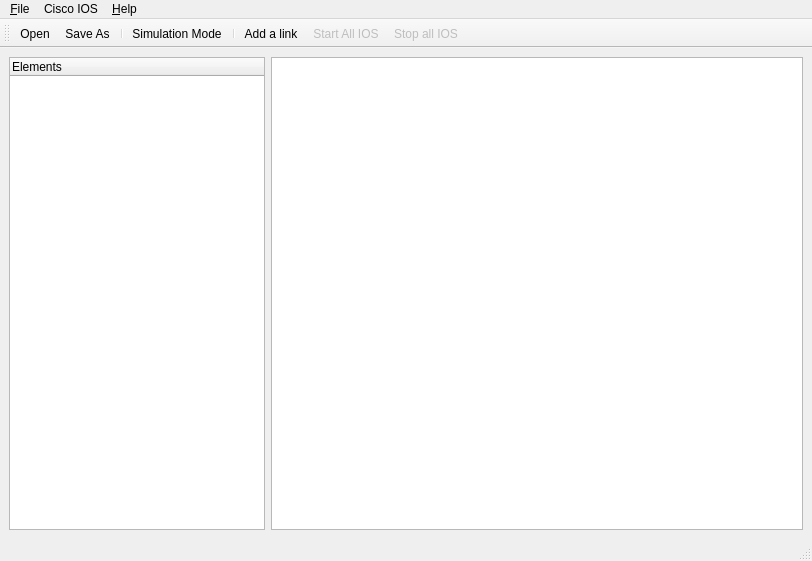
<ui version="4.0" >
 <class>MainWindow</class>
 <widget class="QMainWindow" name="MainWindow" >
  <property name="geometry" >
   <rect>
    <x>0</x>
    <y>0</y>
    <width>812</width>
    <height>561</height>
   </rect>
  </property>
  <property name="windowTitle" >
   <string>gns-3</string>
  </property>
  <widget class="QWidget" name="centralwidget" >
   <layout class="QHBoxLayout" >
    <property name="margin" >
     <number>9</number>
    </property>
    <property name="spacing" >
     <number>6</number>
    </property>
    <item>
     <widget class="QTreeWidgetCustom" name="treeWidget" >
      <property name="sizePolicy" >
       <sizepolicy>
        <hsizetype>0</hsizetype>
        <vsizetype>7</vsizetype>
        <horstretch>0</horstretch>
        <verstretch>0</verstretch>
       </sizepolicy>
      </property>
      <property name="editTriggers" >
       <set>QAbstractItemView::DoubleClicked|QAbstractItemView::EditKeyPressed|QAbstractItemView::NoEditTriggers</set>
      </property>
      <property name="dragEnabled" >
       <bool>true</bool>
      </property>
      <property name="iconSize" >
       <size>
        <width>24</width>
        <height>24</height>
       </size>
      </property>
      <property name="rootIsDecorated" >
       <bool>false</bool>
      </property>
      <column>
       <property name="text" >
        <string>Elements</string>
       </property>
      </column>
     </widget>
    </item>
    <item>
     <widget class="QGraphicsViewCustom" name="graphicsView" />
    </item>
   </layout>
  </widget>
  <widget class="QMenuBar" name="menubar" >
   <property name="geometry" >
    <rect>
     <x>0</x>
     <y>0</y>
     <width>812</width>
     <height>25</height>
    </rect>
   </property>
   <widget class="QMenu" name="menu_About" >
    <property name="title" >
     <string>&amp;Help</string>
    </property>
    <addaction name="action_OnlineHelp" />
    <addaction name="action_About" />
   </widget>
   <widget class="QMenu" name="menu_File" >
    <property name="title" >
     <string>&amp;File</string>
    </property>
    <addaction name="action_Open" />
    <addaction name="action_Save" />
    <addaction name="separator" />
    <addaction name="action_Import" />
    <addaction name="action_Export" />
    <addaction name="separator" />
    <addaction name="action_Quit" />
   </widget>
   <widget class="QMenu" name="menuIOS" >
    <property name="title" >
     <string>Cisco IOS</string>
    </property>
    <addaction name="action_IOS_images" />
   </widget>
   <addaction name="menu_File" />
   <addaction name="menuIOS" />
   <addaction name="menu_About" />
  </widget>
  <widget class="QStatusBar" name="statusbar" />
  <widget class="QToolBar" name="toolBar" >
   <property name="orientation" >
    <enum>Qt::Horizontal</enum>
   </property>
   <attribute name="toolBarArea" >
    <number>4</number>
   </attribute>
   <addaction name="action_Open" />
   <addaction name="action_Save" />
   <addaction name="separator" />
   <addaction name="action_SwitchMode" />
   <addaction name="separator" />
   <addaction name="action_Add_link" />
   <addaction name="action_StartAll" />
   <addaction name="action_StopAll" />
  </widget>
  <action name="action_About" >
   <property name="text" >
    <string>&amp;About</string>
   </property>
  </action>
  <action name="action_Quit" >
   <property name="text" >
    <string>&amp;Quit</string>
   </property>
   <property name="statusTip" >
    <string/>
   </property>
   <property name="shortcut" >
    <string>Ctrl+Q</string>
   </property>
  </action>
  <action name="action_Open" >
   <property name="icon" >
    <iconset resource="../svg/svg_resources.qrc" >:/icons/open.svg</iconset>
   </property>
   <property name="text" >
    <string>&amp;Open</string>
   </property>
  </action>
  <action name="action_Save" >
   <property name="icon" >
    <iconset resource="../svg/svg_resources.qrc" >:/icons/save-as.svg</iconset>
   </property>
   <property name="text" >
    <string>&amp;Save As</string>
   </property>
  </action>
  <action name="action_Add_link" >
   <property name="checkable" >
    <bool>true</bool>
   </property>
   <property name="icon" >
    <iconset resource="../svg/svg_resources.qrc" >:/icons/connection.svg</iconset>
   </property>
   <property name="text" >
    <string>Add a link</string>
   </property>
   <property name="iconText" >
    <string>Add a link</string>
   </property>
   <property name="toolTip" >
    <string>Add a link</string>
   </property>
  </action>
  <action name="action_SwitchMode" >
   <property name="icon" >
    <iconset resource="../svg/svg_resources.qrc" >:/icons/view-refresh.svg</iconset>
   </property>
   <property name="text" >
    <string>Simulation Mode</string>
   </property>
  </action>
  <action name="action_IOS_images" >
   <property name="text" >
    <string>IOS images</string>
   </property>
  </action>
  <action name="action_OnlineHelp" >
   <property name="text" >
    <string>&amp;Online Help</string>
   </property>
  </action>
  <action name="action_Import" >
   <property name="icon" >
    <iconset resource="../svg/svg_resources.qrc" >:/icons/edit-redo.svg</iconset>
   </property>
   <property name="text" >
    <string>&amp;Import</string>
   </property>
  </action>
  <action name="action_Export" >
   <property name="icon" >
    <iconset resource="../svg/svg_resources.qrc" >:/icons/edit-undo.svg</iconset>
   </property>
   <property name="text" >
    <string>&amp;Export</string>
   </property>
  </action>
  <action name="action_StartAll" >
   <property name="enabled" >
    <bool>false</bool>
   </property>
   <property name="icon" >
    <iconset resource="../svg/svg_resources.qrc" >:/icons/start_metal.svg</iconset>
   </property>
   <property name="text" >
    <string>Start All IOS</string>
   </property>
  </action>
  <action name="action_StopAll" >
   <property name="enabled" >
    <bool>false</bool>
   </property>
   <property name="icon" >
    <iconset resource="../svg/svg_resources.qrc" >:/icons/stop_metal.svg</iconset>
   </property>
   <property name="text" >
    <string>Stop all IOS</string>
   </property>
  </action>
 </widget>
 <customwidgets>
  <customwidget>
   <class>QTreeWidgetCustom</class>
   <extends>QTreeWidget</extends>
   <header>QTreeWidgetCustom</header>
  </customwidget>
  <customwidget>
   <class>QGraphicsViewCustom</class>
   <extends>QGraphicsView</extends>
   <header>QGraphicsViewCustom</header>
  </customwidget>
 </customwidgets>
 <resources>
  <include location="../svg/svg_resources.qrc" />
 </resources>
 <connections>
  <connection>
   <sender>action_Quit</sender>
   <signal>activated()</signal>
   <receiver>MainWindow</receiver>
   <slot>close()</slot>
   <hints>
    <hint type="sourcelabel" >
     <x>-1</x>
     <y>-1</y>
    </hint>
    <hint type="destinationlabel" >
     <x>398</x>
     <y>302</y>
    </hint>
   </hints>
  </connection>
 </connections>
</ui>
